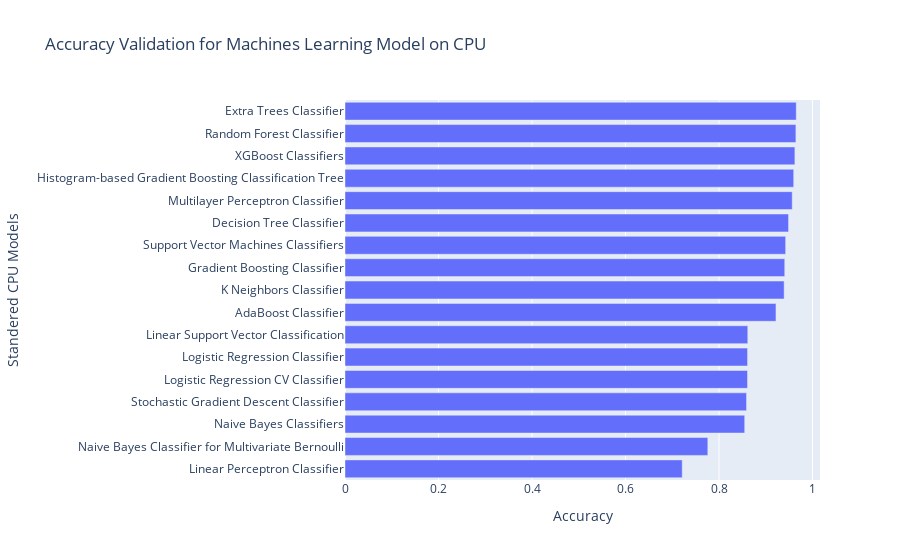

Notebook cell for this chart:
### Markdown cell above
### Accuracy Score

### Code cell
# Random Forest Classifier
Valid_accuracy_rf_m_cpu = accuracy_score(y_test, rf_m_pred_vaild_cpu)

# Gradient Boosting Classifier
Valid_accuracy_gb_m_cpu = accuracy_score(y_test, gb_m_pred_vaild_cpu)

# Histogram-based Gradient Boosting Classification Tree
Valid_accuracy_hgb_m_cpu = accuracy_score(y_test, hgb_m_pred_vaild_cpu)

# AdaBoost Classifier
Valid_accuracy_ad_m_cpu = accuracy_score(y_test, ad_m_pred_vaild_cpu)

# Extra Trees Classifier
Valid_accuracy_et_m_cpu = accuracy_score(y_test, et_m_pred_vaild_cpu)

# K Neighbors Classifier
Valid_accuracy_knn_m_cpu = accuracy_score(y_test, knn_m_pred_vaild_cpu)

# Naive Bayes Classifiers
Valid_accuracy_nb_m_cpu = accuracy_score(y_test, nb_m_pred_vaild_cpu)

# Naive Bayes Classifier for Multivariate Bernoulli
Valid_accuracy_bnb_m_cpu = accuracy_score(y_test, bnb_m_pred_vaild_cpu)

# Decision Tree Classifier
Valid_accuracy_dt_m_cpu = accuracy_score(y_test, dt_m_pred_vaild_cpu)

# Logistic Regression Classifier
Valid_accuracy_lg_m_cpu = accuracy_score(y_test, lg_m_pred_vaild_cpu)

# Logistic Regression CV Classifier
Valid_accuracy_lgcv_m_cpu = accuracy_score(y_test, lgcv_m_pred_vaild_cpu)

# Stochastic Gradient Descent Classifier
Valid_accuracy_sgdc_m_cpu = accuracy_score(y_test, sgdc_m_pred_vaild_cpu)

# Linear Perceptron Classifier
Valid_accuracy_lpc_m_cpu = accuracy_score(y_test, lpc_m_pred_vaild_cpu)

# XGBoost Classifiers
Valid_accuracy_xgb_m_cpu = accuracy_score(y_test, xgb_m_pred_vaild_cpu)

# Support Vector Machines Classifiers
Valid_accuracy_svm_m_cpu = accuracy_score(y_test, svm_m_pred_vaild_cpu)

# Linear Support Vector Classification
Valid_accuracy_lsvm_m_cpu = accuracy_score(y_test, lsvm_m_pred_vaild_cpu)
        
# Multilayer Perceptron Classifier
Valid_accuracy_mlp_m_cpu = accuracy_score(y_test, mlp_m_pred_vaild_cpu)

cpu_ml_m_valid_compare = pd.DataFrame({"Standered CPU Models": [
                                                "Random Forest Classifier", 
                                                "Gradient Boosting Classifier",
                                                "Histogram-based Gradient Boosting Classification Tree",
                                                "AdaBoost Classifier",
                                                "Extra Trees Classifier",
                                                "K Neighbors Classifier",
                                                "Naive Bayes Classifiers",
                                                "Naive Bayes Classifier for Multivariate Bernoulli",
                                                "Decision Tree Classifier",
                                                "Logistic Regression Classifier",
                                                "Logistic Regression CV Classifier",
                                                "Stochastic Gradient Descent Classifier",
                                                "Linear Perceptron Classifier",
                                                "XGBoost Classifiers",
                                                "Support Vector Machines Classifiers",
                                                "Linear Support Vector Classification",
                                                "Multilayer Perceptron Classifier"
                                                ],

                                "Accuracy": [
                                                Valid_accuracy_rf_m_cpu, 
                                                Valid_accuracy_gb_m_cpu,
                                                Valid_accuracy_hgb_m_cpu,
                                                Valid_accuracy_ad_m_cpu,
                                                Valid_accuracy_et_m_cpu,
                                                Valid_accuracy_knn_m_cpu,
                                                Valid_accuracy_nb_m_cpu,
                                                Valid_accuracy_bnb_m_cpu,
                                                Valid_accuracy_dt_m_cpu,
                                                Valid_accuracy_lg_m_cpu,
                                                Valid_accuracy_lgcv_m_cpu,
                                                Valid_accuracy_sgdc_m_cpu,
                                                Valid_accuracy_lpc_m_cpu,
                                                Valid_accuracy_xgb_m_cpu,
                                                Valid_accuracy_svm_m_cpu,
                                                Valid_accuracy_lsvm_m_cpu,
                                                Valid_accuracy_mlp_m_cpu
                                                ],
                                        })  
                                              
print(tabulate(cpu_ml_m_valid_compare.sort_values(by="Accuracy", ascending=False), headers = 'keys', tablefmt = 'psql'))
fig = px.bar(cpu_ml_m_valid_compare.sort_values(by="Accuracy", ascending=True), x = "Accuracy", y = "Standered CPU Models", title = "Accuracy Validation for Machines Learning Model on CPU")
fig.show()

### Figure 1 — Plotly figure (JSON) as saved in the notebook; plotly's stock layout.template omitted (floating-point values rounded to 4 significant figures)
{"data": [{"alignmentgroup": "True", "hovertemplate": "Accuracy=%{x}<br>Standered CPU Models=%{y}<extra></extra>", "legendgroup": "", "marker": {"color": "#636efa", "pattern": {"shape": ""}}, "name": "", "offsetgroup": "", "orientation": "h", "showlegend": false, "textposition": "auto", "type": "bar", "x": [0.7213, 0.776, 0.855, 0.8589, 0.861, 0.861, 0.8615, 0.9218, 0.9393, 0.9406, 0.9425, 0.9487, 0.9566, 0.9597, 0.9622, 0.9644, 0.9652], "xaxis": "x", "y": ["Linear Perceptron Classifier", "Naive Bayes Classifier for Multivariate Bernoulli", "Naive Bayes Classifiers", "Stochastic Gradient Descent Classifier", "Logistic Regression CV Classifier", "Logistic Regression Classifier", "Linear Support Vector Classification", "AdaBoost Classifier", "K Neighbors Classifier", "Gradient Boosting Classifier", "Support Vector Machines Classifiers", "Decision Tree Classifier", "Multilayer Perceptron Classifier", "Histogram-based Gradient Boosting Classification Tree", "XGBoost Classifiers", "Random Forest Classifier", "Extra Trees Classifier"], "yaxis": "y"}], "layout": {"barmode": "relative", "legend": {"tracegroupgap": 0}, "title": {"text": "Accuracy Validation for Machines Learning Model on CPU"}, "xaxis": {"anchor": "y", "domain": [0, 1], "title": {"text": "Accuracy"}}, "yaxis": {"anchor": "x", "domain": [0, 1], "title": {"text": "Standered CPU Models"}}}}
